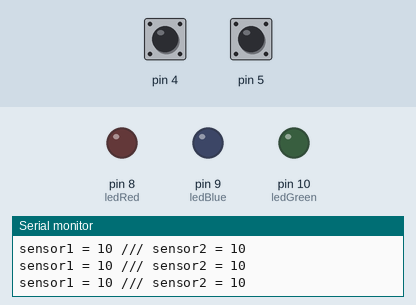
The sketch below on a simulated Arduino Uno, built with avr-gcc and run on an emulated ATmega328P. Parts: output pins drawn as LEDs (lit = HIGH), the last lines printed to the serial monitor. The test bench sets the inputs (shaded band); at power-on: pin 4 HIGH, pin 5 HIGH.

Above: at 1.2 s.
1.3 s: pin 4 pulled LOW for 0.15 s
At 2.3 s:
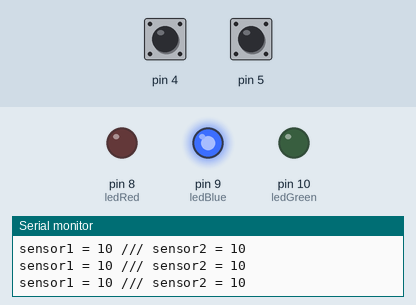
2.9 s: pin 5 pulled LOW for 0.15 s
At 3.2 s:
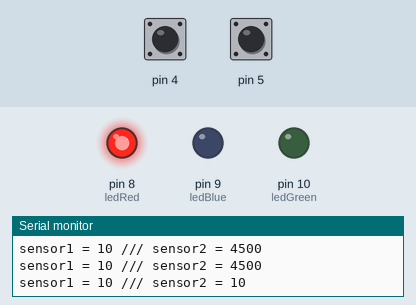
4.5 s: pin 4 pulled LOW for 1 s
At 5.3 s:
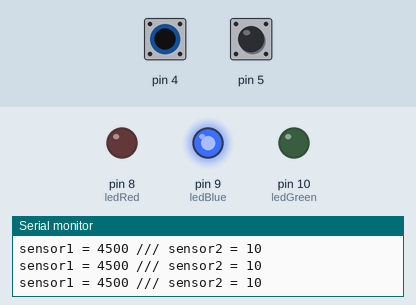
7.0 s: pin 5 pulled LOW for 1 s
At 7.9 s:
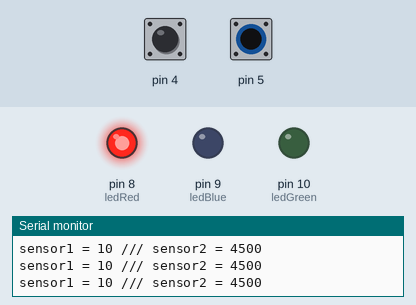
11.0 s: pin 4 pulsed LOW 5 times (0.12 s each, 0.3 s apart)
At 12.5 s:
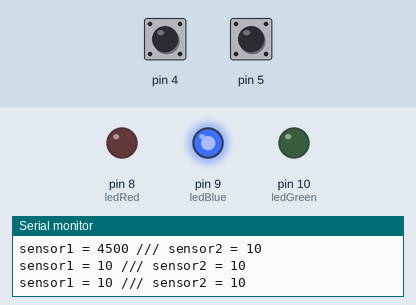
15.5 s: pin 5 pulled LOW for 3.2 s
At 16.4 s:
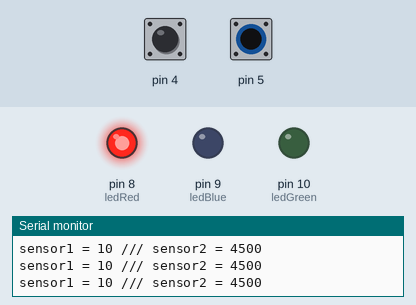
Timing chart, 0 to 18.5 s (numbered marks = the images above; inputs shaded):
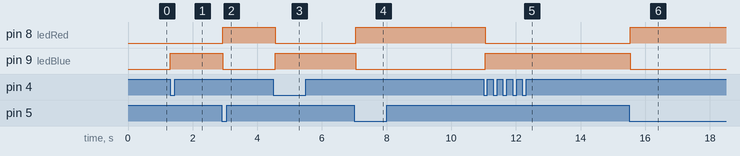

Measured:
- after the input at 1.3 s, pin 9 (ledBlue): LOW → HIGH at once
- after the input at 2.9 s, pin 8 (ledRed): LOW → HIGH at once; pin 9 (ledBlue): HIGH → LOW at once
- after the input at 4.5 s, pin 8 (ledRed): HIGH → LOW after 0.06 s; pin 9 (ledBlue): LOW → HIGH after 0.06 s
- after the input at 7.0 s, pin 8 (ledRed): LOW → HIGH at once; pin 9 (ledBlue): HIGH → LOW at once
- after the input at 11.0 s, pin 8 (ledRed): HIGH → LOW after 0.05 s; pin 9 (ledBlue): LOW → HIGH after 0.05 s
- after the input at 15.5 s, pin 8 (ledRed): LOW → HIGH at once; pin 9 (ledBlue): HIGH → LOW at once

The sketch:

capacitive-sensor-two.ino
```cpp
#include <CapacitiveSensor.h>

CapacitiveSensor capSensor1 = CapacitiveSensor(2, 4);
CapacitiveSensor capSensor2 = CapacitiveSensor(2, 5);

int threshold1 = 80;
int threshold2 = 150;
int delayGlobal = 50;

const int ledRed = 8;
const int ledGreen = 10;
const int ledBlue = 9;

void setup() {
  Serial.begin(9600);
  pinMode(ledRed, OUTPUT);
  pinMode(ledGreen, OUTPUT);
  pinMode(ledBlue, OUTPUT);
}

void loop() {
  long sensorValue1 = capSensor1.capacitiveSensor(30);
  long sensorValue2 = capSensor2.capacitiveSensor(30);

  Serial.print("sensor1 = ");
  Serial.print(sensorValue1);
  Serial.print(" /// sensor2 = ");
  Serial.println(sensorValue2);

  if (sensorValue1 > threshold1) {
    blueOn();
  }

  if (sensorValue2 > threshold2) {
    redOn();
  }

  delay(delayGlobal);

}

void redOn() {
  analogWrite(ledRed, 255);
  analogWrite(ledGreen, 0);
  analogWrite(ledBlue, 0);
  delay(delayGlobal);
}

void greenOn() {
  analogWrite(ledRed, 0);
  analogWrite(ledGreen, 255);
  analogWrite(ledBlue, 0);
  delay(delayGlobal);
}

void blueOn() {
  analogWrite(ledRed, 0);
  analogWrite(ledGreen, 0);
  analogWrite(ledBlue, 255);
  delay(delayGlobal);
}
```
